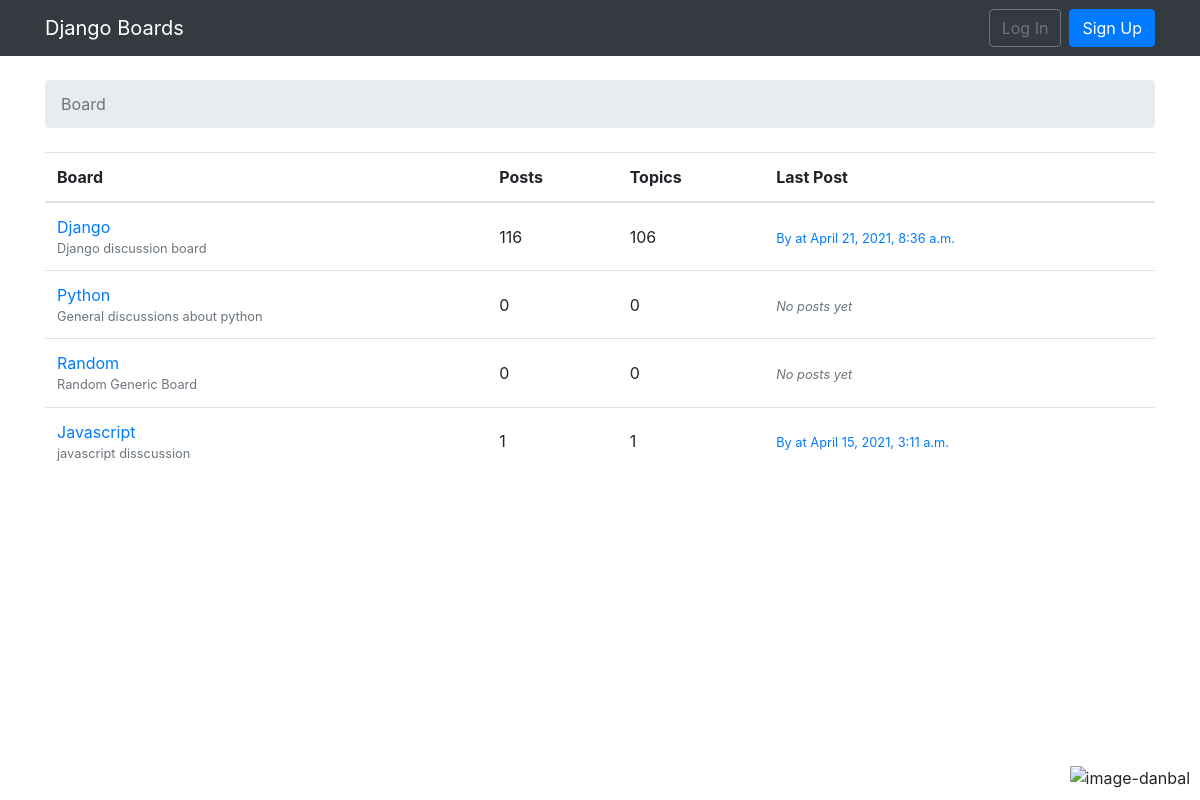
The page / on the database its author committed.
### board/models.py (models this page shows, shortened)
class Board(models.Model):
    name = models.CharField(max_length=30, unique=True)
    description = models.CharField(max_length=100)
    def get_posts_count(self):
        return Post.objects.filter(topic__board=self).count()
    def get_last_post(self):
        return Post.objects.filter(topic__board=self).order_by('-created_at').first()

class Post(models.Model):
    message = models.TextField(max_length=4000)
    topic = models.ForeignKey(Topic, related_name='posts', on_delete=models.CASCADE)
    created_at = models.DateTimeField(auto_now_add=True)
    updated_at = models.DateTimeField(null=True)
    created_by = models.ForeignKey(User, related_name='posts', on_delete=models.CASCADE)
    updated_by = models.ForeignKey(User, null=True, related_name='+', on_delete=models.CASCADE)

### board/views.py (the view)
# urls.py: url(r'^$', views.BoardListView.as_view(), name='home'),
class BoardListView(ListView):
    model = Board
    context_object_name = 'boards'
    template_name = 'home.html'

### templates/home.html
{% extends 'base.html' %}
{% block breadcrumb %}
<li class="breadcrumb-item active">
    Board
</li>
{% endblock %}
{% block content %}
<table class="table">
    <thead class="thead-inverse">
    <tr>
        <th>Board</th>
        <th>Posts</th>
        <th>Topics</th>
        <th>Last Post</th>
    </tr>
    </thead>
    <tbody>
    {% for board in boards %}
    <tr>
        <td>
            <a href="{% url 'board_topics' board.pk %}">{{board.name}}</a>
            <br/>
            <small class="text-muted d-block">{{board.description}}</small>
        </td>
        <td class="align-middle">
            {{board.get_posts_count}}
        </td>
        <td class="align-middle">
            {{board.topics.count}}
        </td>
        <td class="align-middle">
            {% with post=board.get_last_post %}
            {% if post %}
            <small>
                <a href="{% url 'topic_posts' board.pk post.topic.pk %}">
                    By {{post.create_by.username}} at {{post.created_at}}
                </a>
            </small>
            {% else %}
            <small class="text-muted">
                <em>No posts yet</em>
            </small>
            {% endif %}
            {% endwith %}
        </td>
    </tr>
    {% endfor %}
    </tbody>
</table>
{% endblock %}

### static/css/danbal.css (style rules this page uses)
body { height : 100vh; }

### rows shown on the page
Board: name "Django", description "Django discussion board", get_posts_count "116", topics.count "106", get_last_post.created_at "April 21, 2021, 8:36 a.m."
Board: name "Python", description "General discussions about python", get_posts_count "0", topics.count "0", shows "No posts yet"
Board: name "Random", description "Random Generic Board", get_posts_count "0", topics.count "0", shows "No posts yet"
Board: name "Javascript", description "javascript disscussion", get_posts_count "1", topics.count "1", get_last_post.created_at "April 15, 2021, 3:11 a.m."
